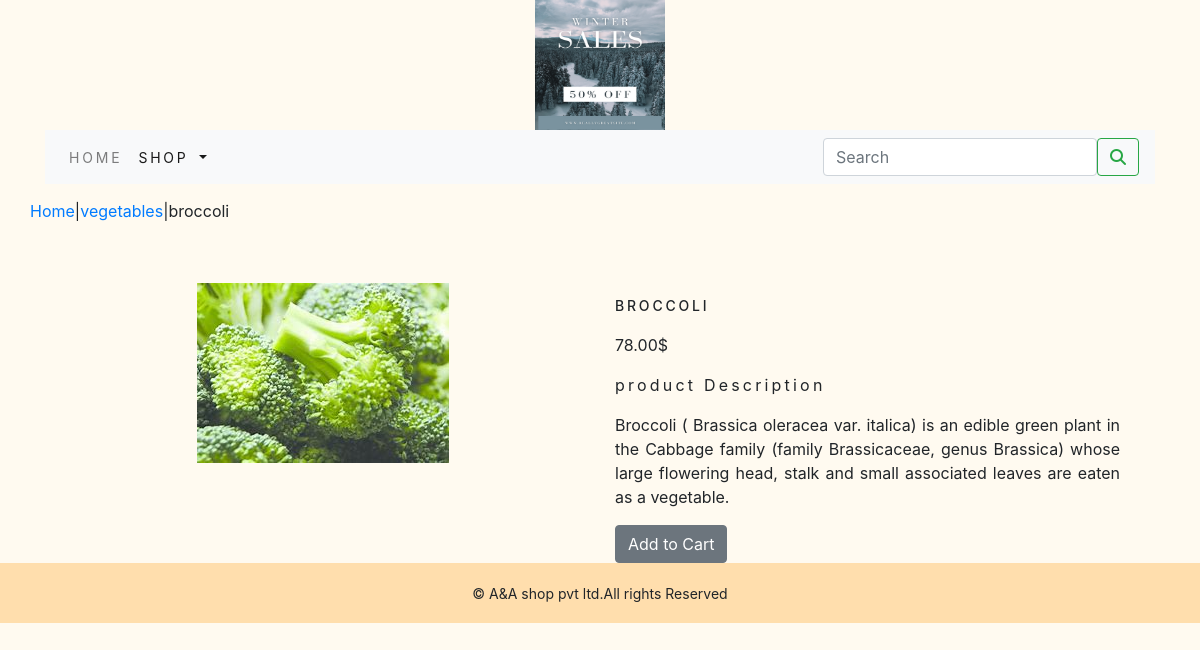
/shop/vegetables/broccoli/, run on the app's committed database.
### shop/models.py (models this page shows, shortened)
class Product(models.Model):
    name = models.CharField(max_length=250, unique=True)
    slug = models.SlugField(max_length=250, unique=True)
    description = models.TextField(blank=True)
    price = models.DecimalField(max_digits=10, decimal_places=2)
    category = models.ForeignKey(category, on_delete=models.CASCADE)
    image = models.ImageField(upload_to='product', blank=True)
    stock = models.IntegerField()
    available = models.BooleanField(default=True)
    created = models.DateTimeField(auto_now_add=True)
    updated = models.DateTimeField(auto_now=True)
    class Meta:
        ordering = ('name',)
        verbose_name = 'product'
        verbose_name_plural = 'products'

class category(models.Model):
    name = models.CharField(max_length=250, unique=True)
    slug = models.SlugField(max_length=250, unique=True)
    description = models.TextField(blank=True)
    image = models.ImageField(upload_to='category', blank=True)
    class Meta:
        ordering = ('name',)
        verbose_name = 'category'
        verbose_name_plural = 'categories'
    def get_url(self):
        return reverse('shop:products_by_category',args=[self.slug])
    def __str__(self):
        return '{}'.format(self.name)

### shop/views.py (the view)
# urls.py: path('<slug:c_slug>/<slug:product_slug>/',views.proDetail,name='proCatdetail'),
def proDetail(request, c_slug, product_slug):
    try:
        product = Product.objects.get(category__slug=c_slug, slug=product_slug)
    except Exception as e:
        raise e
    return render(request, 'product.html', {'product': product})

### cart/context_processors.py (called while the page is built)
def counter(request):
    item_count=0
    if 'admin' in request.path:
        return {}
    else:
        try:
            cart=Cart.objects.filter(cart_id=_cart_id(request))
            car_items=CartItem.objects.all().filter(cart=cart[:1])
            for cart_item in car_items:
                item_count += cart_item.quantity
        except Cart.DoesNotExist:
            item_count=0
    return dict(item_count=item_count)

### cart/views.py (called while the page is built)
def _cart_id(request):
    cart = request.session.session_key
    if not cart:
        cart = request.session.create()
    return cart

### shop/context_processors.py (called while the page is built)
def menu_links(request):
    links = category.objects.all()
    return dict(links=links)

### templates/product.html (shortened to what this page needs)
{% extends 'base.html' %}
{% load static %}
{% block content %}
<div class="row my_prod_row_class"
    <div class="mx_auto">
        <p><a href="{% url 'shop:allProdCat' %}">Home</a>|<a href="{{ product.category.get_url}}">{{product.category}}</a>|{{product.name}}</p>
    </div>
<div class="container">
<br>
 <div class="row">
    <div class="col-12 col-sm-12 col-md-12 col-lg-6 text-center ">
        <div style="min-width:18rem">
            <img src="{{product.image.url}}" alt="{{product.name}}">
        </div>
    </div>
     <div class="col-12 col-sm-12 col-md-12 col-lg-6">
         <div>
         <h1 class="my_prod_title">{{product.name}}</h1>
         <p>{{product.price}}$</p>
         <p class="my_title">product Description </p>
         <p class="text-justify my_prod_text">{{product.description}}</p>
         {% if product.stock <= 0 %}
         <p class="text-justify my_prod_text"><b>Out of stock </b></p>
         {% else %}
         <a class="btn btn-secondary"  href="{% url 'cart:add_cart'  product.id %}">Add to Cart</a>
          {% endif %}
     </div>
 </div>
 </div>
</div>
{% endblock %}

### static/css/custom.css (style rules this page uses)
body { font-family: 'Roboto', sans-serif; background-color:powderblue; }
.my_title { font-size:16px; text_transform:uppercase; letter-spacing:.2em; }
.my_prod_row_class { padding-top:15px; padding-bottom:20px; }
.my_prod_title { font-size:14px; text-transform:uppercase; letter-spacing:.2em; padding-top:15px; padding-bottom:10px; }
.my_prod_text { padding-right :20px; }

### data on the page
Product: category "vegetables", name "broccoli", image (picture), name "BROCCOLI", price "78.00", description "Broccoli ( Brassica oleracea var. italica) is an edible green plant in the Cabbage family (family Brassicaceae, genus Brassica) whose large flowering head, stalk and small associated leaves are eaten as a vegetable."
